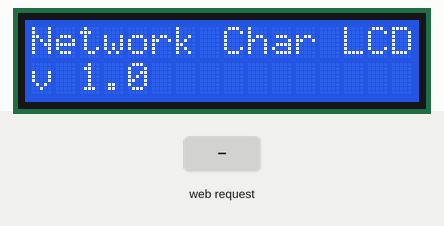
A program run on a simulated ESP8266 (NodeMCU). On the bench: 16×2 character LCD. The inputs (shaded band) are chosen by the test bench. WiFi joins after 1.5 s; servers stay silent unless stated; what the program prints to the serial monitor is not drawn.

Above: at 0.3 s.
At 5.4 s:
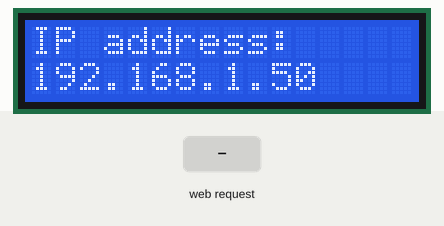
5.5 s: HTTP request GET /clear received
At 5.9 s:
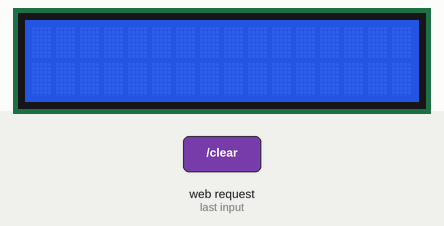
7.0 s: HTTP request GET /display received
Timing chart, 0 to 10.0 s (numbered marks = the images above; inputs shaded):
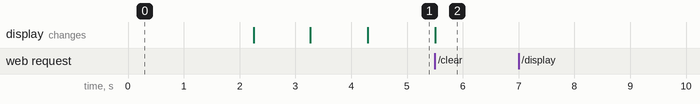

The program:

main.cpp
```cpp
#include <Arduino.h>
#include <Wire.h>
#include <ESP8266WiFi.h>
#include <ESP8266WebServer.h>
#include <WiFiClient.h>
#include <Ticker.h>
#include "ArduinoJson.h"
#include "Display.h"

//SSID of your network
const char* ssid = "your-wifi-name";
//password of your Network
const char* pass = "your-wifi-password";

uint8_t lcd_cols = 20;
uint8_t lcd_rows = 4;
Display lcd(0x27, lcd_cols, lcd_rows);   // init the LCD

StaticJsonDocument<1024> doc;
ESP8266WebServer server(80);        // init Web server
Ticker timer;                       // init timer

void connectWiFi()
{
  WiFi.mode(WIFI_STA);
  WiFi.begin(ssid, pass);
  while (WiFi.status() != WL_CONNECTED)
  {
    lcd.clear();
    lcd.print("Connecting WiFi");
    delay(1000);
    lcd.clear();
    lcd.print("Connecting WiFi.");
    delay(1000);
  }
  lcd.clear();
  lcd.print("IP address:");
  lcd.setCursor(0,1);
  lcd.print(WiFi.localIP());
}

// Parse the request and display on lcd
void display()
{
  Serial.println(server.arg(0));

  // Request does not have any body
  if (!server.args())
  {
    Serial.println("Request does not have a body");
    server.send(400, "");
    return;
  }

  // Deserialize the JSON document
  DeserializationError error = deserializeJson(doc, server.arg(0));

  // Return bad request if parsing failed
  if (error)
  {
    Serial.println("JSON Parsing failed");
    server.send(400, "");
    return;
  }

  // enable / disable scroll
  if (doc["scroll"] == 0 || doc["scroll"] == 1)
  {
    lcd.setScroll(doc["scroll"]);
  }
  else
  {
    Serial.println("Invalid or empty scroll value");
  }

  // print data on each lcd row
  for (uint8_t i = 0; i < lcd_rows; i++)
  {
    const char* text = doc["data"][i]["text"];
    if (text != NULL)
    {
      lcd.printText(i, text, doc["data"][i]["align"]);
      Serial.println(text);
    }
  }

  doc.clear();
  server.send(204, "");
}

// API endpoint for clearing the display
void clear()
{
  Serial.println("clear display request received");
  lcd.clear();
  server.send(204, "");
}

void scroll()
{
  lcd.scroll();
}

void setup()
{

  Serial.begin(9600);

  lcd.init();                      // initialize the lcd
  lcd.backlight();

  timer.attach(0.5, scroll);

  lcd.printText(0, "Network Char LCD");
  lcd.printText(1, "v 1.0");

  delay(2000);

  connectWiFi();

  server.on("/display", display);
  server.on("/clear", clear);
  server.begin();
}

void loop()
{
  if (WiFi.status() != WL_CONNECTED) {
    connectWiFi();
  }
  server.handleClient();
}
```

Measured:
- after the input at 5.5 s, the display: changes at once (image 2)
- after the input at 7.0 s, every drawn part: stays the same
